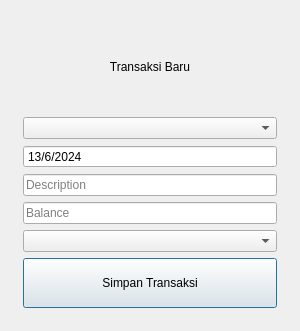
<?xml version="1.0" encoding="UTF-8"?>
<ui version="4.0">
 <class>Dialog</class>
 <widget class="QDialog" name="Dialog">
  <property name="geometry">
   <rect>
    <x>0</x>
    <y>0</y>
    <width>300</width>
    <height>331</height>
   </rect>
  </property>
  <property name="windowTitle">
   <string>Dialog</string>
  </property>
  <layout class="QVBoxLayout" name="verticalLayout">
   <item>
    <widget class="QFrame" name="new_transaction">
     <property name="frameShape">
      <enum>QFrame::NoFrame</enum>
     </property>
     <property name="frameShadow">
      <enum>QFrame::Raised</enum>
     </property>
     <layout class="QVBoxLayout" name="verticalLayout_21">
      <property name="spacing">
       <number>6</number>
      </property>
      <property name="leftMargin">
       <number>12</number>
      </property>
      <property name="topMargin">
       <number>12</number>
      </property>
      <property name="rightMargin">
       <number>12</number>
      </property>
      <property name="bottomMargin">
       <number>12</number>
      </property>
      <item>
       <widget class="QLabel" name="lbl_new_transaction">
        <property name="text">
         <string>Transaksi Baru</string>
        </property>
        <property name="alignment">
         <set>Qt::AlignCenter</set>
        </property>
       </widget>
      </item>
      <item>
       <widget class="QComboBox" name="cb_choose_category">
        <property name="currentIndex">
         <number>-1</number>
        </property>
        <property name="placeholderText" stdset="0">
         <string>Choose category</string>
        </property>
        <item>
         <property name="text">
          <string>Work</string>
         </property>
        </item>
        <item>
         <property name="text">
          <string>Auto</string>
         </property>
        </item>
        <item>
         <property name="text">
          <string>Other</string>
         </property>
        </item>
        <item>
         <property name="text">
          <string>Grocery</string>
         </property>
        </item>
        <item>
         <property name="text">
          <string>Entertainment</string>
         </property>
        </item>
       </widget>
      </item>
      <item>
       <widget class="QDateEdit" name="dateEdit">
        <property name="alignment">
         <set>Qt::AlignLeading|Qt::AlignLeft|Qt::AlignVCenter</set>
        </property>
        <property name="buttonSymbols">
         <enum>QAbstractSpinBox::NoButtons</enum>
        </property>
        <property name="dateTime">
         <datetime>
          <hour>0</hour>
          <minute>0</minute>
          <second>0</second>
          <year>2024</year>
          <month>6</month>
          <day>13</day>
         </datetime>
        </property>
        <property name="displayFormat">
         <string>d/M/yyyy</string>
        </property>
        <property name="currentSectionIndex">
         <number>0</number>
        </property>
       </widget>
      </item>
      <item>
       <widget class="QLineEdit" name="le_description">
        <property name="alignment">
         <set>Qt::AlignLeading|Qt::AlignLeft|Qt::AlignVCenter</set>
        </property>
        <property name="placeholderText">
         <string>Description</string>
        </property>
       </widget>
      </item>
      <item>
       <widget class="QLineEdit" name="le_balance">
        <property name="alignment">
         <set>Qt::AlignLeading|Qt::AlignLeft|Qt::AlignVCenter</set>
        </property>
        <property name="placeholderText">
         <string>Balance</string>
        </property>
       </widget>
      </item>
      <item>
       <widget class="QComboBox" name="cb_status">
        <property name="placeholderText" stdset="0">
         <string>Choose status</string>
        </property>
        <item>
         <property name="text">
          <string>Income</string>
         </property>
        </item>
        <item>
         <property name="text">
          <string>Outcome</string>
         </property>
        </item>
       </widget>
      </item>
      <item>
       <widget class="QPushButton" name="btn_new_transaction">
        <property name="minimumSize">
         <size>
          <width>230</width>
          <height>50</height>
         </size>
        </property>
        <property name="text">
         <string>Simpan Transaksi</string>
        </property>
        <property name="iconSize">
         <size>
          <width>24</width>
          <height>24</height>
         </size>
        </property>
       </widget>
      </item>
     </layout>
    </widget>
   </item>
  </layout>
 </widget>
 <resources>
  <include location="res-rs.qrc"/>
 </resources>
 <connections/>
</ui>
